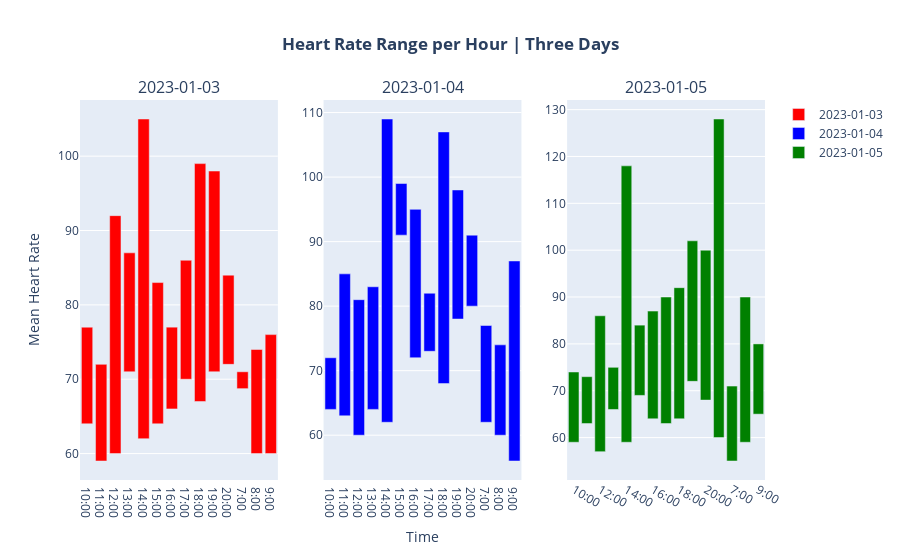

Notebook code for this chart:
### Markdown cell above
### Heart Rate 3 Days - Box

### Code cell
import pandas as pd
import plotly.graph_objects as go
from plotly.subplots import make_subplots

# Read the CSV file
meanDF = pd.read_csv('../data/descriptive_statistics/mean_heart_rate_three_days.csv')
dates = meanDF['date'].unique()
colors = ['red', 'blue', 'green']

# Create subplots: one row, three columns
fig = make_subplots(rows=1, cols=3, subplot_titles=dates)

# Loop over unique dates
for i, date in enumerate(dates):
    # Filter DataFrame for the current date
    dfDate = meanDF[meanDF['date'] == date].sort_values('hour')

    # Convert 'hour' to string and append ":00"
    dfDate['hour'] = dfDate['hour'].astype(str) + ":00"
    
    # Calculate min and max heart rate for each hour
    dfDate = dfDate.groupby('hour')['heartRate'].agg(['min', 'max']).reset_index()

    # Calculate the range and max heart rate
    dfDate['range'] = dfDate['max'] - dfDate['min']
    dfDate['maxHeartRate'] = dfDate['min'] + dfDate['range']


    # Add trace range of heart rates for the current date
    fig.add_trace(go.Bar(
        x=dfDate['hour'],
        y=dfDate['max'] - dfDate['min'],  # Height of bar is range of heart rates
        base=dfDate['min'],  # Bottom of bar is min heart rate
        name=date,
        marker_color=colors[i % len(colors)],  # Cycle through colors
                hovertemplate=
            '<b>Hour</b>: %{x}<br>' +
            '<b>Min Heart Rate</b>: %{base}<br>' +
            '<b>Max Heart Rate</b>: %{customdata}<br>' +
            '<b>Range</b>: %{y}<extra></extra>',
            customdata=dfDate['maxHeartRate']

    ), row=1, col=i+1)  # Add this trace to the i-th subplot

    # Update yaxis labels
fig.update_yaxes(title_text='Mean Heart Rate', row=1, col=1)
fig.update_xaxes(title_text='Time', row=1, col=2)

# Add title
fig.update_layout(
    title_text='<b>Heart Rate Range per Hour | Three Days</b>',
    title_x=.5,
)

fig.show()

### Figure 1 — Plotly figure (JSON) as saved in the notebook; plotly's stock layout.template omitted (floating-point values rounded to 4 significant figures)
{"data": [{"base": [64, 59, 60, 71, 62, 64, 66, 70, 67, 71, 72, 68.73, 60, 60], "customdata": [77, 72, 92, 87, 105, 83, 77, 86, 99, 98, 84, 71, 74, 76], "hovertemplate": "<b>Hour</b>: %{x}<br><b>Min Heart Rate</b>: %{base}<br><b>Max Heart Rate</b>: %{customdata}<br><b>Range</b>: %{y}<extra></extra>", "marker": {"color": "red"}, "name": "2023-01-03", "type": "bar", "x": ["10:00", "11:00", "12:00", "13:00", "14:00", "15:00", "16:00", "17:00", "18:00", "19:00", "20:00", "7:00", "8:00", "9:00"], "xaxis": "x", "y": [13, 13, 32, 16, 43, 19, 11, 16, 32, 27, 12, 2.268, 14, 16], "yaxis": "y"}, {"base": [64, 63, 60, 64, 62, 91, 72, 73, 68, 78, 80, 62, 60, 56], "customdata": [72, 85, 81, 83, 109, 99, 95, 82, 107, 98, 91, 77, 74, 87], "hovertemplate": "<b>Hour</b>: %{x}<br><b>Min Heart Rate</b>: %{base}<br><b>Max Heart Rate</b>: %{customdata}<br><b>Range</b>: %{y}<extra></extra>", "marker": {"color": "blue"}, "name": "2023-01-04", "type": "bar", "x": ["10:00", "11:00", "12:00", "13:00", "14:00", "15:00", "16:00", "17:00", "18:00", "19:00", "20:00", "7:00", "8:00", "9:00"], "xaxis": "x2", "y": [8, 22, 21, 19, 47, 8, 23, 9, 39, 20, 11, 15, 14, 31], "yaxis": "y2"}, {"base": [59, 63, 57, 66, 59, 69, 64, 63, 64, 72, 68, 60, 55, 59, 65], "customdata": [74, 73, 86, 75, 118, 84, 87, 90, 92, 102, 100, 128, 71, 90, 80], "hovertemplate": "<b>Hour</b>: %{x}<br><b>Min Heart Rate</b>: %{base}<br><b>Max Heart Rate</b>: %{customdata}<br><b>Range</b>: %{y}<extra></extra>", "marker": {"color": "green"}, "name": "2023-01-05", "type": "bar", "x": ["10:00", "11:00", "12:00", "13:00", "14:00", "15:00", "16:00", "17:00", "18:00", "19:00", "20:00", "6:00", "7:00", "8:00", "9:00"], "xaxis": "x3", "y": [15, 10, 29, 9, 59, 15, 23, 27, 28, 30, 32, 68, 16, 31, 15], "yaxis": "y3"}], "layout": {"annotations": [{"font": {"size": 16}, "showarrow": false, "text": "2023-01-03", "x": 0.1444, "xanchor": "center", "xref": "paper", "y": 1, "yanchor": "bottom", "yref": "paper"}, {"font": {"size": 16}, "showarrow": false, "text": "2023-01-04", "x": 0.5, "xanchor": "center", "xref": "paper", "y": 1, "yanchor": "bottom", "yref": "paper"}, {"font": {"size": 16}, "showarrow": false, "text": "2023-01-05", "x": 0.8556, "xanchor": "center", "xref": "paper", "y": 1, "yanchor": "bottom", "yref": "paper"}], "title": {"text": "<b>Heart Rate Range per Hour | Three Days</b>", "x": 0.5}, "xaxis": {"anchor": "y", "domain": [0, 0.2889]}, "xaxis2": {"anchor": "y2", "domain": [0.3556, 0.6444], "title": {"text": "Time"}}, "xaxis3": {"anchor": "y3", "domain": [0.7111, 1]}, "yaxis": {"anchor": "x", "domain": [0, 1], "title": {"text": "Mean Heart Rate"}}, "yaxis2": {"anchor": "x2", "domain": [0, 1]}, "yaxis3": {"anchor": "x3", "domain": [0, 1]}}}
